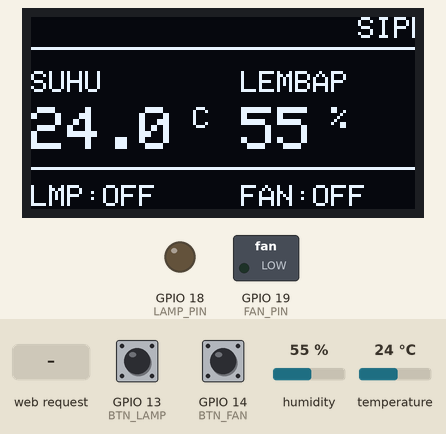
Simulated run of this sketch. Board: ESP32. Parts: 128×64 one-colour display, switched loads named in the sketch (green lamp = pin HIGH), output pins drawn as LEDs (lit = HIGH). Dashed ring = blinking. The inputs (shaded band) are chosen by the test bench; at power-on: GPIO 14 (BTN_FAN) HIGH, GPIO 13 (BTN_LAMP) HIGH, humidity 55 %, temperature 24 °C. WiFi joins after 1.5 s; servers stay silent unless stated; what the sketch prints to the serial monitor is not drawn.

Above: at 6.7 s.
6.8 s: HTTP request GET /L_ON received
At 7.03 s:
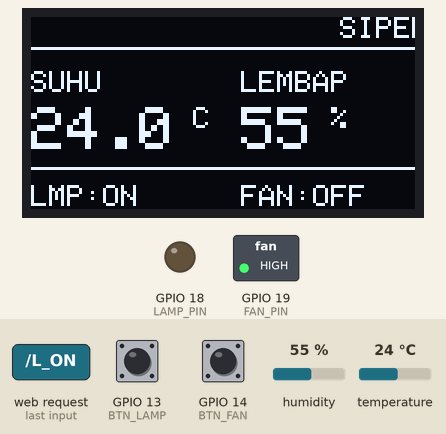
9.3 s: GPIO 14 (BTN_FAN) pulled LOW for 0.15 s
At 9.78 s:
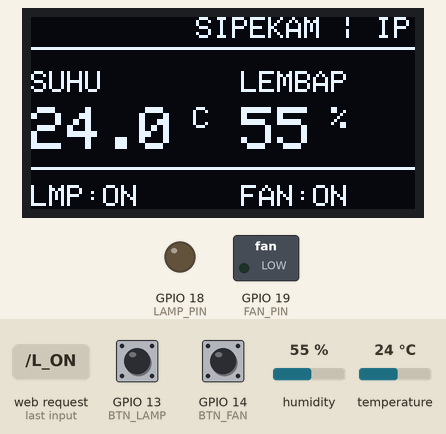
10.0 s: GPIO 13 (BTN_LAMP) pulled LOW for 0.15 s
At 10.46 s:
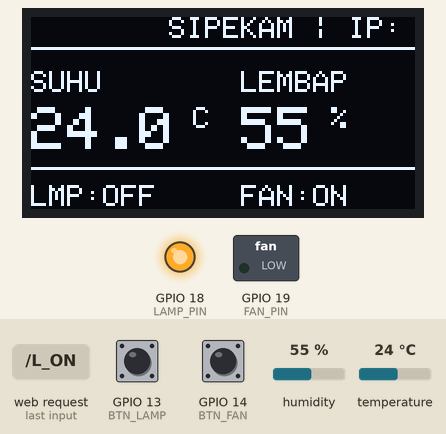
10.7 s: GPIO 14 (BTN_FAN) pulled LOW for 1 s
At 11.06 s:
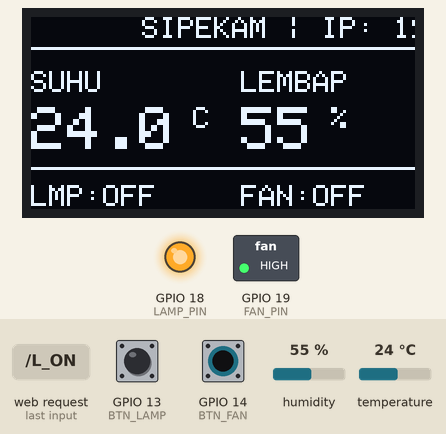
12.3 s: humidity set to 22 %
At 14.3 s:
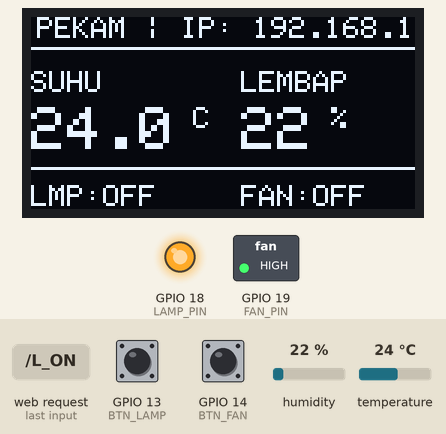
15.6 s: temperature set to 12 °C
At 16.2 s:
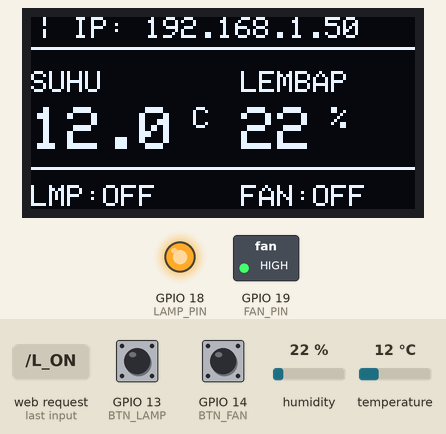
Timing chart, 0 to 18.5 s (numbered marks = the images above; inputs shaded):
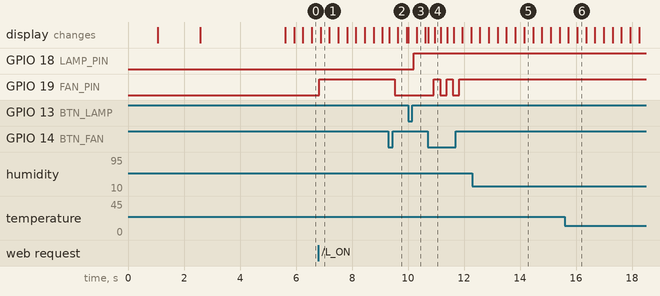

The sketch:

SIPEKAM_V1.ino
```cpp
#include <WiFi.h>
#include <ESPmDNS.h>
#include <Wire.h>
#include <Adafruit_GFX.h>
#include <Adafruit_SSD1306.h>
#include <DHT.h>

// ================= KONFIGURASI =================
const char* ssid = "Nanadia";
const char* password = "12345678";

IPAddress local_IP(192, 168, 1, 200);
IPAddress gateway(192, 168, 1, 1);
IPAddress subnet(255, 255, 255, 0);

#define DHTPIN 4       // GPIO 4 (D4)
#define DHTTYPE DHT22  // Sesuai sensor baru kamu
#define LAMP_PIN 18    // GPIO 18 (D18)
#define FAN_PIN 19     // GPIO 19 (D19)
#define BTN_LAMP 13    // GPIO 13 (D13)
#define BTN_FAN 14     // GPIO 14 (D14)

DHT dht(DHTPIN, DHTTYPE);
Adafruit_SSD1306 display(128, 64, &Wire, -1);
WiFiServer server(80);

bool lampState = false;
bool fanState = false;
float suhu = 0, hum = 0;

int scrollX = 128; // Mulai teks dari pinggir kanan layar
unsigned long lastScrollTime = 0;
const int scrollSpeed = 50; // Semakin kecil angka, semakin cepat jalannya

void setup() {
  Serial.begin(115200);
  delay(1000);

  // 1. Inisialisasi Hardware
  Wire.begin(21, 22);
  if(!display.begin(SSD1306_SWITCHCAPVCC, 0x3C)) {
    Serial.println("OLED Gagal!");
  }

  dht.begin();
  pinMode(LAMP_PIN, OUTPUT);
  pinMode(FAN_PIN, OUTPUT);
  pinMode(BTN_LAMP, INPUT_PULLUP);
  pinMode(BTN_FAN, INPUT_PULLUP);

  // 2. Splash Screen Awal
  display.clearDisplay();
  display.setTextSize(2);
  display.setTextColor(WHITE);
  display.setCursor(15, 25);
  display.println("SIPEKAM");
  display.display();

  // 3. Proses Koneksi WiFi
  WiFi.begin(ssid, password);
  unsigned long startAttempt = millis();

  while (WiFi.status() != WL_CONNECTED && millis() - startAttempt < 15000) {
    delay(500);
    Serial.print(".");
  }

  // 4. Update Tampilan OLED Berdasarkan Status Koneksi
  display.clearDisplay();
  display.setTextSize(1);
  display.setCursor(0, 0);
  display.println("Sistem Siap!");
  display.drawFastHLine(0, 12, 128, WHITE);
  display.setCursor(0, 25);

  if(WiFi.status() == WL_CONNECTED) {
    // Jika Berhasil Konek
    Serial.println("\nWiFi Connected!");
    server.begin();
    MDNS.begin("esp32");

    display.println("Status: ONLINE");
    display.setCursor(0, 40);
    display.println("IP Address:");
    display.setTextSize(1);
    display.setCursor(0, 52);
    display.println(WiFi.localIP()); // Tampilkan IP di OLED
  } else {
    // Jika Gagal Konek
    Serial.println("\nWiFi Offline Mode");
    display.setTextSize(2);
    display.setCursor(0, 30);
    display.println("OFFLINE");
    display.setTextSize(1);
    display.setCursor(0, 50);
    display.println("Tombol Fisik Aktif");
  }

  display.display();
  delay(3000); // Tampilkan status selama 3 detik sebelum masuk ke menu sensor
}

void loop() {
  // --- BACA SENSOR ---
  for (int i = 0; i < 5; i++) {
    float t = dht.readTemperature();
    float h = dht.readHumidity();
    if (!isnan(t) && !isnan(h)) { suhu = t; hum = h; break; }
    delay(100);
  }

  // --- MANUAL PUSH BUTTON ---
  if (digitalRead(BTN_LAMP) == LOW) {
    delay(200); lampState = !lampState;
    digitalWrite(LAMP_PIN, lampState ? LOW : HIGH); // LOW untuk nyala, HIGH untuk mati
  }
  if (digitalRead(BTN_FAN) == LOW) {
    delay(200); fanState = !fanState;
    digitalWrite(FAN_PIN, fanState ? LOW : HIGH); // LOW untuk nyala, HIGH untuk mati
  }

 // --- OLED ---
  display.clearDisplay();
  display.setTextColor(WHITE);

  // --- OLED UPDATE DENGAN TEKS BERJALAN ---
  display.clearDisplay();
  display.setTextColor(WHITE);
  display.setTextSize(1);

  // Logika Slider / Teks Berjalan untuk Header
  String statusText = "";
  if(WiFi.status() == WL_CONNECTED) {
    statusText = "SIPEKAM | IP: " + WiFi.localIP().toString() + "   ";
  } else {
    statusText = "SIPEKAM | STATUS: OFFLINE   ";
  }

  // Update posisi scroll setiap X milidetik
  if (millis() - lastScrollTime > scrollSpeed) {
    scrollX--; // Geser ke kiri
    if (scrollX < -150) scrollX = 128; // Reset ke kanan jika sudah lewat layar
    lastScrollTime = millis();
  }

// --- OLED UPDATE (VERSI BERSIH & FIX SLIDER) ---
  display.clearDisplay();
  display.setTextColor(WHITE);
  display.setTextSize(1);
  display.setTextWrap(false); // Supaya teks IP tidak turun ke baris bawah

  String displayStatus = "";
  if(WiFi.status() == WL_CONNECTED) {
    displayStatus = "SIPEKAM | IP: " + WiFi.localIP().toString() + "   ";
  } else {
    displayStatus = "SIPEKAM | STATUS: OFFLINE   ";
  }

  // Logika pergerakan teks (Slider)
  if (millis() - lastScrollTime > scrollSpeed) {
    scrollX--;
    if (scrollX < -220) scrollX = 128; // Batas reset diperlebar agar IP tidak terpotong
    lastScrollTime = millis();
  }

  display.setCursor(scrollX, 0);
  display.print(displayStatus);

  display.setTextWrap(true);
  display.drawFastHLine(0, 10, 128, WHITE);

  // --- DATA SENSOR (TAMPILAN UTAMA) ---
  display.setCursor(0, 18);
  display.println("SUHU");
  display.setTextSize(2);
  display.setCursor(0, 30);
  display.print(suhu, 1);
  display.setTextSize(1); display.print(" C");

  display.setCursor(70, 18);
  display.println("LEMBAP");
  display.setTextSize(2);
  display.setCursor(70, 30);
  display.print((int)hum);
  display.setTextSize(1); display.print(" %");

  // Status Relay di Bagian Bawah
  display.drawFastHLine(0, 50, 128, WHITE);
  display.setCursor(0, 56);
  display.print("LMP:"); display.print(lampState ? "ON" : "OFF");
  display.setCursor(70, 56);
  display.print("FAN:"); display.print(fanState ? "ON" : "OFF");

  display.display();

  // --- WEB SERVER ---
  WiFiClient client = server.available();
  if (client) {
    String request = client.readStringUntil('\r');

    // Kontrol relay via AJAX (Tanpa Refresh)
    if (request.indexOf("/L_ON") != -1) lampState = true;
    if (request.indexOf("/L_OFF") != -1) lampState = false;
    if (request.indexOf("/F_ON") != -1) fanState = true;
    if (request.indexOf("/F_OFF") != -1) fanState = false;

    // Ganti bagian ini agar relay sinkron dengan web
    digitalWrite(LAMP_PIN, lampState ? LOW : HIGH);
    digitalWrite(FAN_PIN, fanState ? LOW : HIGH);

    // Endpoint API untuk update data
    if (request.indexOf("/update") != -1) {
      String json = "{\"t\":" + String(suhu,1) + ",\"h\":" + String(hum,1) + ",\"l\":" + String(lampState) + ",\"f\":" + String(fanState) + "}";
      client.print("HTTP/1.1 200 OK\r\nContent-Type: application/json\r\n\r\n" + json);
      client.stop();
      return;
    }

    String html = "<!DOCTYPE html><html><head>";
    html += "<meta name='viewport' content='width=device-width, initial-scale=1.0'>";
    html += "<link href='https://fonts.googleapis.com/css2?family=Inter:wght@300;400;600&display=swap' rel='stylesheet'>";
    html += "<script src='https://cdn.jsdelivr.net/npm/chart.js'></script>";
    html += "<style>";
    html += "body{background:#070b13; color:#fff; font-family:\"Inter\", sans-serif; margin:0; display:flex; justify-content:center; align-items:center; min-height:100vh;}";

    // Splash Screen
    html += "#splash{position:fixed; top:0; left:0; width:100%; height:100%; background:#070b13; z-index:999; display:flex; flex-direction:column; align-items:center; justify-content:center;}";
    html += ".splash-text{font-size:28px; letter-spacing:8px; font-weight:300; margin-bottom:10px;}";

    // Main Background Box (Kotak di background)
    html += ".main-box{width:360px; background:#0c121e; border-radius:40px; padding:30px; border:1px solid #1a2335; box-shadow: 0 20px 50px rgba(0,0,0,0.5);}";
    html += ".sec-label{font-size:11px; color:#3a4a6e; letter-spacing:2px; font-weight:600; margin:20px 0 12px 0; display:block; text-transform:uppercase;}";

    // Chart Design
    html += ".chart-container{background:#151d2e; height:140px; border-radius:20px; padding:15px; border:1px solid #1e293d; margin-bottom:10px;}";

    // Grid Align
    html += ".grid{display:grid; grid-template-columns:1fr 1fr; gap:15px; align-items:stretch;}";
    html += ".card{background:#151d2e; border-radius:25px; padding:18px; border:1px solid #1e293d; display:flex; flex-direction:column; justify-content:space-between; height:150px; box-sizing:border-box;}";
    html += ".val{font-size:28px; font-weight:600;} .label{font-size:10px; color:#6b7a99;}";

    // Toggle Switch
    html += ".switch-group{display:flex; justify-content:space-between; align-items:center;}";
    html += ".switch{position:relative; width:60px; height:32px;} .switch input{opacity:0; width:0; height:0;}";
    html += ".slider{position:absolute; cursor:pointer; top:0; left:0; right:0; bottom:0; background:#303f5f; transition:.4s; border-radius:30px;}";
    html += ".slider:before{position:absolute; content:\"\"; height:24px; width:24px; left:4px; bottom:4px; background:white; transition:.4s; border-radius:50%;}";
    html += "input:checked + .slider{background:#00d084;} input:checked + .slider:before{transform:translateX(28px);}";

    html += ".detail{background:#151d2e; border-radius:20px; padding:15px; font-size:10px; color:#a1acc2; line-height:1.6; border:1px solid #1e293d;}";
    html += "</style></head><body>";

    html += "<div id='splash'><div class='splash-text'>SIPEKAM</div><div class='splash-sub'>(Smart Rice Dryer and Quality Monitoring)</div></div>";

    // Start Main Box
    html += "<div class='main-box'>";
    html += "<span class='sec-label' style='margin-top:0;'>Grafik</span>";
    html += "<div class='chart-container'><canvas id='tC'></canvas></div>";
    html += "<div class='chart-container'><canvas id='hC'></canvas></div>";

    html += "<div class='grid'>";
    html += "<div><span class='sec-label'>Status</span><div class='card'>";
    html += "<div><div class='label'>Temp</div><div class='val' id='vt'>--</div></div>";
    html += "<div><div class='label'>Hum</div><div class='val' id='vh'>--</div></div></div></div>";

    html += "<div><span class='sec-label'>Control</span><div class='card'>";
    html += "<div><div class='label'>Lamps</div><div class='switch-group'><label class='switch'><input type='checkbox' id='sl' onchange='tg(\"L\")'><span class='slider'></span></label></div></div>";
    html += "<div><div class='label'>Fan</div><div class='switch-group'><label class='switch'><input type='checkbox' id='sf' onchange='tg(\"F\")'><span class='slider'></span></label></div></div></div></div>";
    html += "</div>";

    html += "<span class='sec-label'>About</span>";
    html += "<div class='detail'><b>SIPEKAM V1.0</b><br>SIPEKAM (Smart Rice Dryer and Quality Monitoring) adalah sebuah inovasi solusi cerdas untuk mengoptimalkan proses pasca panen bagi petani padi</div>";
    html += "</div>"; // End Main Box

    html += "<script>";
    html += "setTimeout(function(){ document.getElementById(\"splash\").style.display=\"none\"; }, 2000);";

    html += "function tg(d){ var c=document.getElementById(\"s\"+d.toLowerCase()).checked; fetch(\"/\"+d+(c?\"_ON\":\"_OFF\")); }";

    html += "function mC(id,col,unit){ return new Chart(document.getElementById(id),{type:\"line\",data:{labels:[\" \",\" \",\" \",\" \",\" \",\" \",\" \",\" \",\" \",\" \"],datasets:[{data:[0,0,0,0,0,0,0,0,0,0],borderColor:col,borderWidth:2,tension:0.4,pointRadius:0}]},options:{responsive:true,maintainAspectRatio:false,plugins:{legend:{display:false}},scales:{y:{grid:{color:\"#1e293d\"},ticks:{color:\"#6b7a99\",font:{size:8}}},x:{display:false}}}}); }";

    html += "var tC=mC(\"tC\",\"#00d084\"); var hC=mC(\"hC\",\"#3a4a6e\");";

    html += "setInterval(function(){ fetch(\"/update\").then(function(r){return r.json()}).then(function(d){";
    html += "document.getElementById(\"vt\").innerHTML=d.t+\"&deg;\";";
    html += "document.getElementById(\"vh\").innerHTML=d.h+\"%\";";
    html += "document.getElementById(\"sl\").checked=d.l; document.getElementById(\"sf\").checked=d.f;";
    // Update Grafik (Push data baru, shift data lama)
    html += "tC.data.datasets[0].data.push(d.t); tC.data.datasets[0].data.shift(); tC.update(\"none\");";
    html += "hC.data.datasets[0].data.push(d.h); hC.data.datasets[0].data.shift(); hC.update(\"none\");";
    html += "}); }, 2000);";
    html += "</script></body></html>";

    client.print("HTTP/1.1 200 OK\r\nContent-Type: text/html\r\n\r\n" + html);
    client.stop();
  }
}
```

Measured:
- after the input at 6.8 s, GPIO 19 (FAN_PIN): LOW → HIGH at once; the display: changes after 0.08 s (image 1)
- after the input at 9.3 s, GPIO 19 (FAN_PIN): HIGH → LOW after 0.22 s
- after the input at 10.0 s, GPIO 18 (LAMP_PIN): LOW → HIGH after 0.20 s
- after the input at 10.7 s, GPIO 19 (FAN_PIN): alternates HIGH for 0.23 s and LOW for 0.23 s, starting after 0.23 s
